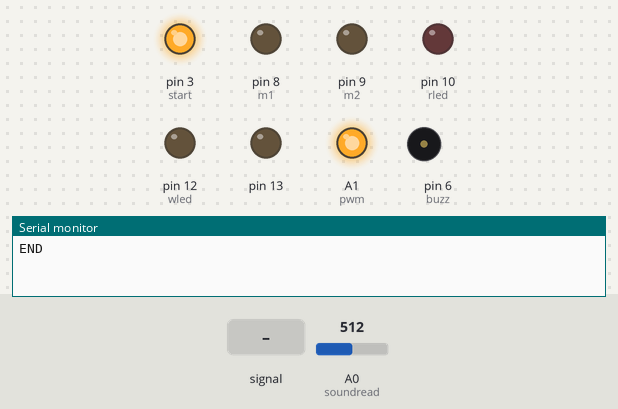
Recording of a sketch running on a simulated Arduino Uno, built with avr-gcc and run on an emulated ATmega328P. On the bench: output pins drawn as LEDs (lit = HIGH), buzzer (waves = sounding, pin HIGH), the last lines printed to the serial monitor. The test bench sets the inputs (shaded band); at power-on: A0 (soundread) = 512.

Above: at 1.3 s.
1.4 s: A0 (soundread) fed a 200 Hz sine of ±81 counts around its level
At 3.8 s:
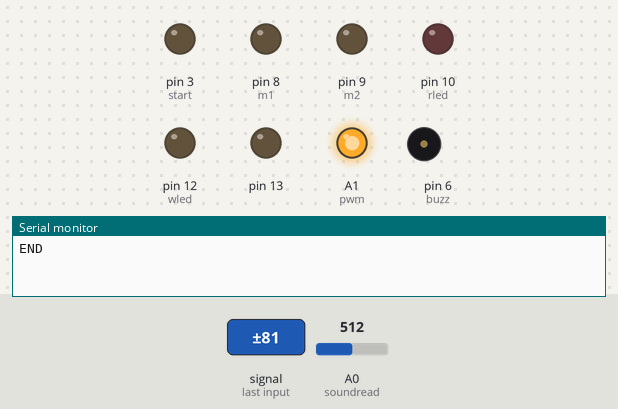
At 13.7 s:
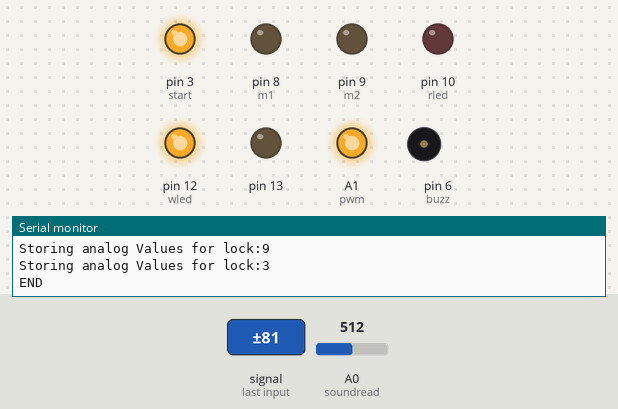
Timing chart, 0 to 28.1 s (numbered marks = the images above; inputs shaded):
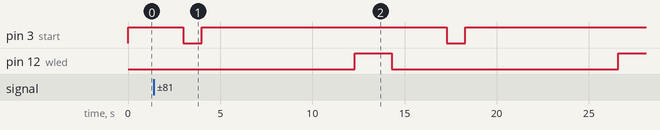

Measured:
- after the input at 1.4 s, pin 3 (start): alternates HIGH for 13.3 s and LOW for 1.0 s, starting after 1.6 s; pin 12 (wled): LOW → HIGH after 10.9 s, → LOW 2.0 s later, → HIGH 12.3 s later

The sketch:

smartdoorlock.ino
```cpp
#define soundread A0
#define pwm A1
#define rled 10
#define wled 12
#define m1 8
#define m2 9
#define buzz 6
#define start 3

const int lockpattern[5] = {3, 3, 3, 0, 3};
const int unlockpattern[5] = {3, 3, 0, 3, 3};

void setup() {
  Serial.begin(9600);
  pinMode(soundread, INPUT);
  pinMode(rled, OUTPUT);
  pinMode(wled, OUTPUT);
  pinMode(m1, OUTPUT);
  pinMode(m2, OUTPUT);
  pinMode(start, OUTPUT);
  pinMode(13, OUTPUT);
  pinMode(buzz, OUTPUT);
  pinMode(pwm, INPUT);
  digitalWrite(13, LOW);
  digitalWrite(rled, LOW);
  digitalWrite(wled, LOW);
  digitalWrite(buzz, LOW);
  digitalWrite(m1, LOW);
  digitalWrite(m2, LOW);
  analogWrite(pwm, 200);
}

void loop() {
  digitalWrite(start,HIGH);
  int read1 = analogRead(soundread);
  delay(500);
  int read2 = analogRead(soundread);
  if (abs(read2 - read1) > 5) {
    for (int i=0;i<2;i++) {
      digitalWrite(start,LOW);
      delay(500);
      digitalWrite(start,HIGH);
    }
    Serial.println("Start locking");
    if (checklockpattern() == true) {
      digitalWrite(rled, HIGH);
      digitalWrite(buzz, HIGH);
      forward();
    } else {
      digitalWrite(wled, HIGH);
    }

  } else if (abs(read2 - read1) > 1 && abs(read2 - read1) < 5) {
    Serial.println("Start Unlocking");
    if (checkunlockpattern() == true) {
      digitalWrite(rled, HIGH);
      digitalWrite(buzz, HIGH);
      backward();
    } else {
      digitalWrite(wled, HIGH);
    }
  }
  Serial.println("END");
  delay(2000);
  reset();
}

bool checklockpattern() {
  int flag = 1;
  int read1, read2, match[5];
  delay(800);
  Serial.println("Start Clapping");
  delay(1000);
  for (int i = 0; i < 5; i++) {
    read1 = analogRead(soundread);
    delay(500);
    read2 = analogRead(soundread);
    match[i] = abs(read2 - read1);
    Serial.print("Storing analog Values for lock:");
    Serial.println(match[i]);
    delay(800);
  }
  for (int i = 0; i < 5; i++) {
    if (match[i] > lockpattern[i]) { //Need to be checked
      flag = 0;
    }
  }
  if (flag == 1) {
    return true;
  }
  return false;
}

bool checkunlockpattern() {
  int flag = 1;
  int read1, read2, match[5];
  delay(800);
  Serial.println("Start Clapping");
  delay(1000);
  for (int i = 0; i < 5; i++) {
    read1 = analogRead(soundread);
    delay(500);
    read2 = analogRead(soundread);
    match[i] = abs(read2 - read1);
    Serial.print("Storing analog Values for unlock:");
    Serial.println(match[i]);
    delay(800);
  }
  for (int i = 0; i < 5; i++) {
    if (match[i] > unlockpattern[i]) { //Need to be checked
      flag = 0;
    }
  }
  if (flag == 1) {
    return true;
  }
  return false;
}

void reset() {
  digitalWrite(13, LOW);
  digitalWrite(rled, LOW);
  digitalWrite(wled, LOW);
  digitalWrite(buzz, LOW);
  digitalWrite(m1, LOW);
  digitalWrite(m2, LOW);
  digitalWrite(start,LOW);
}

void forward() {
  digitalWrite(m1, HIGH);
  digitalWrite(m2, LOW);
}

void backward() {
  digitalWrite(m1, LOW);
  digitalWrite(m2, HIGH);
}
```
